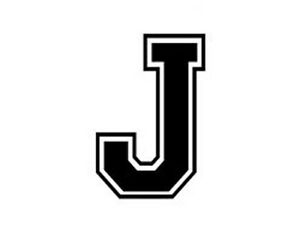
#> input picture 9. Morfolojik Transactions/test.jpg, 300 x 245 px
$ python dilation.py
#> lines starting #> are read from the running program, lines starting #| are printed output that depends on the picture
import cv2
import numpy as np

image  = cv2.imread("test.jpg",0)
#> image is the input picture: shape (245, 300); min 0, max 255, mean 227.4
kernel = np.ones((5,5),np.uint8)

dilation = cv2.dilate(image,kernel,iterations = 1)
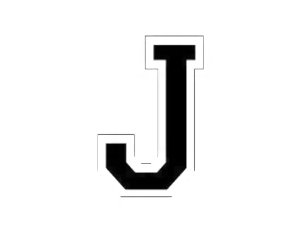
#> dilation: shape (245, 300); min 0, max 255, mean 238.6

cv2.imshow("resim",dilation)
cv2.imwrite("dilation.jpg",dilation)

cv2.waitKey(0)
cv2.destroyAllWindows()
